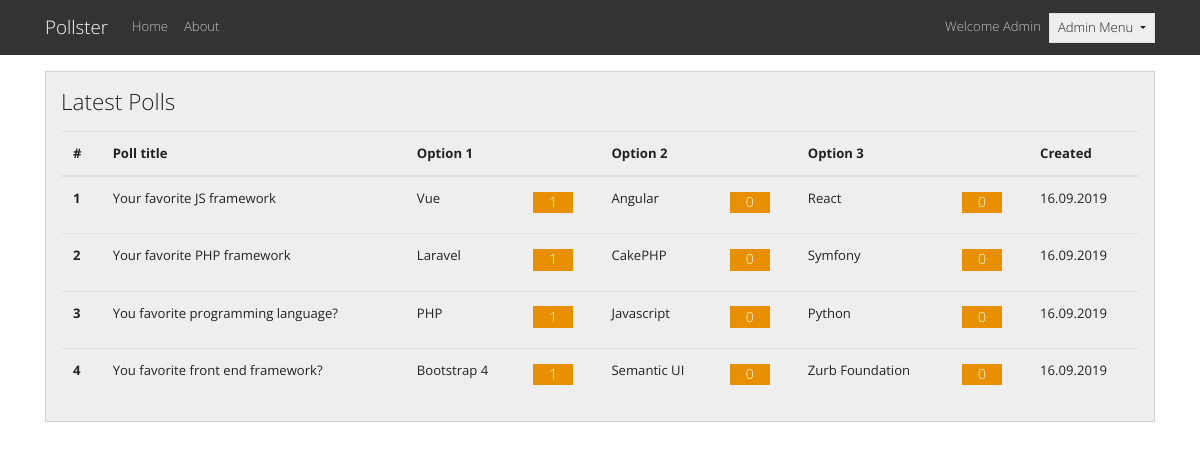
Page /admins/allVotes (signed in) on the committed database.
### tables this page shows
CREATE TABLE `poll` (
  `id` int(11) NOT NULL,
  `title` varchar(100) NOT NULL,
  `q1` varchar(50) NOT NULL,
  `q2` varchar(50) NOT NULL,
  `q3` varchar(50) NOT NULL,
  `admin_id` int(10) NOT NULL,
  `created_at` datetime NOT NULL DEFAULT CURRENT_TIMESTAMP
);

CREATE TABLE `poll_votes` (
  `poll_id` int(11) NOT NULL,
  `q1_v` int(11) NOT NULL,
  `q2_v` int(11) NOT NULL,
  `q3_v` int(11) NOT NULL
);

### app/controllers/Admins.php (called while the page is built, shortened)
<?php
  class Admins extends Controller {
    public function __construct(){
      $this->pollModel = $this->model('Poll');
    }
    public function allVotes(){
      $allVotes = $this->pollModel->getAllVotes();
      $data = [
        'allvotes' => $allVotes
      ];
      $this->view('admins/allVotes', $data);
    }
  }

### app/libraries/Core.php (called while the page is built, shortened)
<?php
  class Core {
    protected $currentMethod = 'index';
    public function __construct(){
      $url = $this->getUrl();
      if(file_exists('../app/controllers/' . ucwords($url[0]). '.php')){
        unset($url[0]);
      }
      $this->currentController = new $this->currentController;
      if(isset($url[1])){
        if(method_exists($this->currentController, $url[1])){
          $this->currentMethod = $url[1];
          unset($url[1]);
        }
      }
      $this->params = $url ? array_values($url) : [];
      call_user_func_array([$this->currentController, $this->currentMethod], $this->params);
    }
    public function getUrl(){
      if(isset($_GET['url'])){
        $url = rtrim($_GET['url'], '/');
        $url = filter_var($url, FILTER_SANITIZE_URL);
        $url = explode('/', $url);
        return $url;
      }
    }
  }

### public/index.php (called while the page is built, shortened)
<?php
  $init = new Core;

### app/libraries/Database.php (called while the page is built, shortened)
<?php
  class Database {
    private $host = DB_HOST;
    private $user = DB_USER;
    private $pass = DB_PASS;
    private $dbname = DB_NAME;
    private $dbh;
    private $stmt;
    public function __construct(){
      $dsn = 'mysql:host=' . $this->host . ';dbname=' . $this->dbname;
      $options = array(
        PDO::ATTR_PERSISTENT => true,
        PDO::ATTR_ERRMODE => PDO::ERRMODE_EXCEPTION
      );
      try{
        $this->dbh = new PDO($dsn, $this->user, $this->pass, $options);
      } catch(PDOException $e){
        $this->error = $e->getMessage();
        echo $this->error;
      }
    }
    public function query($sql){
      $this->stmt = $this->dbh->prepare($sql);
    }
    public function execute(){
      return $this->stmt->execute();
    }
    public function resultSet(){
      $this->execute();
      return $this->stmt->fetchAll(PDO::FETCH_OBJ);
    }
  }

### app/models/Poll.php (called while the page is built, shortened)
<?php
  class Poll {
    private $db;
    public function __construct(){
      $this->db = new Database;
    }
    public function getAllVotes(){
         $this->db->query('SELECT *
                           FROM poll
                           INNER JOIN poll_votes
                           ON poll.id = poll_votes.poll_id
                           ORDER BY poll.created_at DESC');
        $results = $this->db->resultSet();
        return $results;
    }
}

### app/helpers/date_helper.php (called while the page is built, shortened)
<?php
	 function dateShow($date){
		$year = substr($date,0,4);
		$month = substr($date,5,2);
		$day = substr($date,8,2);
		return $day.".".$month.".".$year;
	}
?>

### app/views/admins/allVotes.php (the view)
<?php require APPROOT . '/views/inc/header.php';
?>
<?php if(!isset($_SESSION['admin_name'])): ?>
  <?php redirect('polls'); ?>
<?php else: ?>
<div class="container">
<div class="row mt-3 mb-5">
  <div class="card bg-light col-md-12">
  <h4 class="my-3">Latest Polls</h4>
    <table class="table table-lg">
      <thead>
        <tr>
          <th scope="col">#</th>
          <th scope="col">Poll title</th>
          <th scope="col">Option 1</th>
          <th scope="col"></th>
          <th scope="col">Option 2</th>
          <th scope="col"></th>
          <th scope="col">Option 3</th>
          <th scope="col"></th>
          <th scope="col">Created</th>
        </tr>
      </thead>
      <tbody>
      <?php $no = 0; ?>
      <?php foreach($data['allvotes'] as $votes) { ?>
      <?php $no++; ?>
        <tr>
          <th scope="row"><?php echo $no; ?></th>
          <td><?php echo $votes->title; ?></td>
          <td><?php echo $votes->q1; ?></td>
          <td><h5><span class="display-5 badge badge-warning"><?php echo $votes->q1_v; ?></span></h5></td>
          <td><?php echo $votes->q2; ?></td>
          <td><h5><span class="badge badge-warning"><?php echo $votes->q2_v; ?></span></h5></td>
          <td><?php echo $votes->q3; ?></td>
          <td><h5><span class="badge badge-warning"><?php echo $votes->q3_v; ?></span></h5></td>
          <td><?php echo dateShow($votes->created_at); ?></td>
        </tr>
      <?php } ?>
      </tbody>
    </table>
</div>
</div>
</div>
      <?php endif; ?>
<?php require APPROOT . '/views/inc/footer.php'; ?>

### app/libraries/Controller.php (shortened to what this page needs)
<?php
  class Controller {
    public function view($view, $data = []){
      if(file_exists('../app/views/' . $view . '.php')){
        require_once '../app/views/' . $view . '.php';
      } else {
        die('View does not exist');
      }
    }
  }

### app/views/inc/header.php (shortened to what this page needs)
<!DOCTYPE html>
<html lang="en">
<head>
  <link rel="stylesheet" href="https://use.fontawesome.com/releases/v5.7.2/css/all.css">
  <link rel="stylesheet" href="<?php echo URLROOT; ?>/css/bootstrap.min.css">
  <link rel="stylesheet" href="<?php echo URLROOT; ?>/css/style.css">
</head>
<body>
  <?php require APPROOT . '/views/inc/navbar.php'; ?>
  <div class="container">

### app/views/inc/navbar.php (shortened to what this page needs)
<nav class="navbar navbar-expand-lg navbar-dark bg-dark mb-3">
  <div class="container">
      <a class="navbar-brand" href="<?php echo URLROOT; ?>/pages/index"><?php echo SITENAME; ?></a>
      <div class="collapse navbar-collapse" id="navbarsExampleDefault">
        <ul class="navbar-nav mr-auto">
          <li class="nav-item">
            <a class="nav-link" href="<?php echo URLROOT; ?>/polls/home">Home</a>
          </li>
          <li class="nav-item">
            <a class="nav-link" href="<?php echo URLROOT; ?>/polls/about">About</a>
          </li>
        </ul>
        <ul class="navbar-nav ml-auto">
          <?php if(isset($_SESSION['admin_id'])) :
            ?>
          <li class="nav-item">
              <a class="nav-link" href="#">Welcome <?php echo $_SESSION['admin_name']; ?></a>
            </li>
          <li class="nav-item">
            <div class="dropdown">
              <a class="btn btn-light btn-sm mt-1 dropdown-toggle" href="#" role="button" id="dropdownMenuLink" data-toggle="dropdown" aria-haspopup="true" aria-expanded="false">
               Admin Menu
              </a>
            </div>
            </li>
          <?php endif; ?>
        </ul>
      </div>
    </div>
  </nav>

### app/views/inc/footer.php (shortened to what this page needs)
    </div>
  </body>
</html>

### rows in the picture
poll: title "Your favorite JS framework", q1 "Vue", poll_votes.q1_v "1", q2 "Angular", poll_votes.q2_v "0", q3 "React", poll_votes.q3_v "0", created_at "16.09.2019"
poll: title "Your favorite PHP framework", q1 "Laravel", poll_votes.q1_v "1", q2 "CakePHP", poll_votes.q2_v "0", q3 "Symfony", poll_votes.q3_v "0", created_at "16.09.2019"
poll: title "You favorite programming language?", q1 "PHP", poll_votes.q1_v "1", q2 "Javascript", poll_votes.q2_v "0", q3 "Python", poll_votes.q3_v "0", created_at "16.09.2019"
poll: title "You favorite front end framework?", q1 "Bootstrap 4", poll_votes.q1_v "1", q2 "Semantic UI", poll_votes.q2_v "0", q3 "Zurb Foundation", poll_votes.q3_v "0", created_at "16.09.2019"

### other values in the picture
SITENAME "Pollster"
$_SESSION['admin_name'] "Admin"
